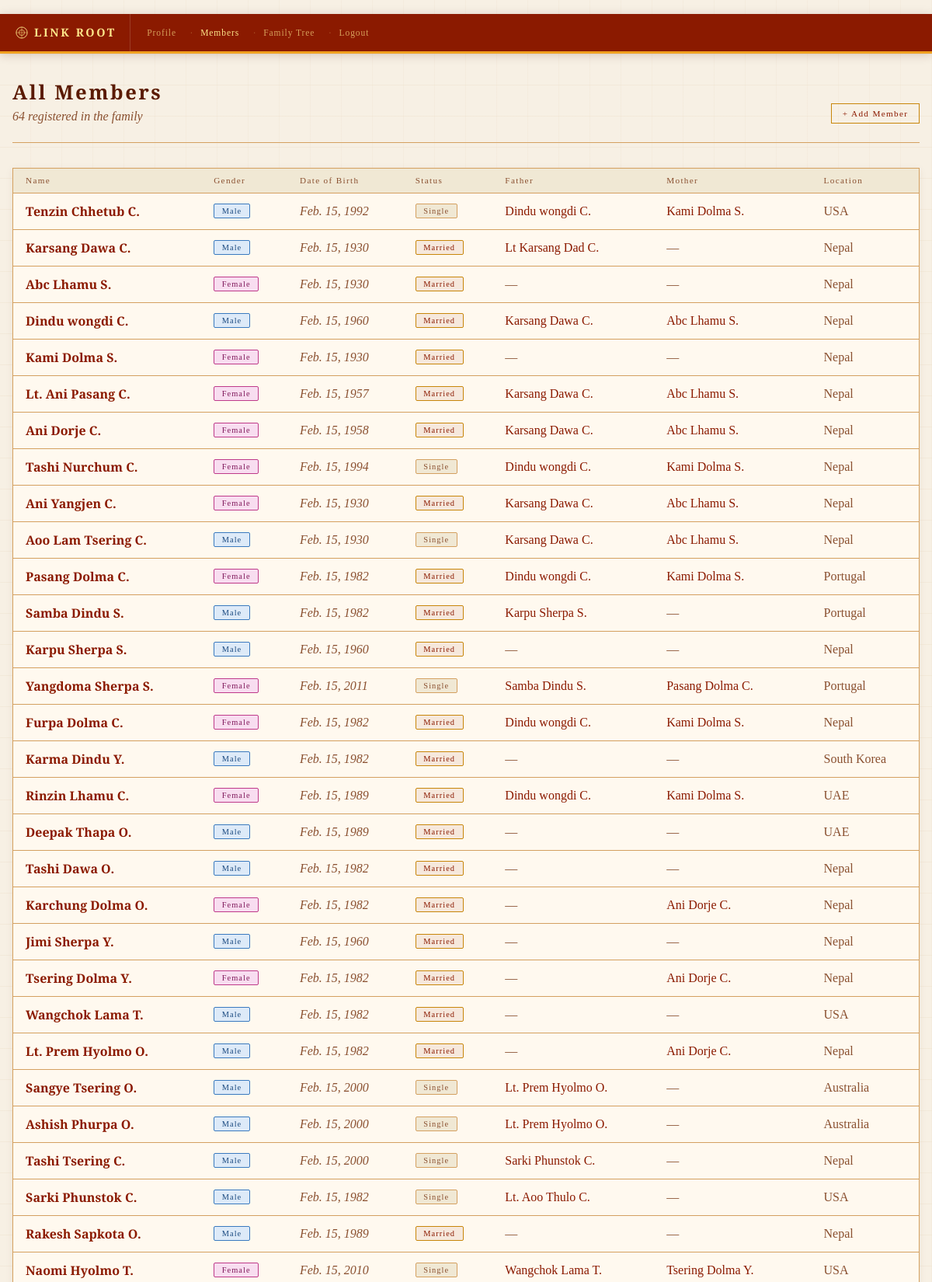
/accounts/family/ (signed in, upper part), run on the app's committed database.
### accounts/models.py (models this page shows, shortened)
class FamilyMember(models.Model):
    user           = models.ForeignKey(User, on_delete=models.CASCADE, null=True, blank=True)
    first_name     = models.CharField(max_length=100)
    middle_name    = models.CharField(max_length=100, blank=True)
    last_name      = models.CharField(max_length=100)
    gender         = models.CharField(max_length=1, choices=GENDER_CHOICES, null=True, blank=True)
    marital_status = models.CharField(max_length=10, choices=MARITAL_STATUS, default='Single')
    date_of_birth  = models.DateField(null=True, blank=True)
    date_of_death  = models.DateField(null=True, blank=True)   # ← new
    address        = models.TextField(blank=True)
    photo          = models.ImageField(upload_to='members/', blank=True, null=True)
    phone          = models.CharField(max_length=30, blank=True)
    facebook       = models.CharField(max_length=200, blank=True)
    instagram      = models.CharField(max_length=200, blank=True)
    father = models.ForeignKey(
        'self', null=True, blank=True,
        on_delete=models.SET_NULL,
        related_name='children_of_father'
    )
    mother = models.ForeignKey(
        'self', null=True, blank=True,
        on_delete=models.SET_NULL,
        related_name='children_of_mother'
    )
    spouse = models.ForeignKey(
        'self', null=True, blank=True,
        on_delete=models.SET_NULL,
        related_name='married_to'
    )
    def __str__(self):
        if self.middle_name:
            return f"{self.first_name} {self.middle_name} {self.last_name[0]}."
        return f"{self.first_name} {self.last_name[0]}."

### accounts/views.py (the view)
# urls.py: path('family/', views.family_list, name='family_list'),
@login_required
def family_list(request):
    members = FamilyMember.objects.all()
    return render(request, 'accounts/family_list.html', {'members': members})

### accounts/templates/accounts/family_list.html (shortened to what this page needs)
﻿{% extends 'accounts/base.html' %}
{% block content %}
<div class="main wide">
  <div class="page-header" style="display:flex; justify-content:space-between; align-items:flex-end; flex-wrap:wrap; gap:0.75rem;">
    <div>
      <div class="page-title">All Members</div>
      <div class="page-subtitle" id="member-count">{{ members|length }} registered in the family</div>
    </div>
    <a href="{% url 'add_member' %}" class="btn btn-sm">+ Add Member</a>
  </div>
  {% if members %}
  <div class="card" style="padding:0; overflow:hidden;">
    <div class="table-scroll">
      <table class="data-table" id="members-table">
        <thead>
          <tr>
            <th style="cursor:pointer; user-select:none;" onclick="sortTable('name')">Name </th>
            <th style="cursor:pointer; user-select:none;" onclick="sortTable('gender')">Gender </th>
            <th style="cursor:pointer; user-select:none;" onclick="sortTable('dob')">Date of Birth </th>
            <th>Status</th>
            <th>Father</th>
            <th>Mother</th>
            <th style="cursor:pointer; user-select:none;" onclick="sortTable('location')">Location </th>
          </tr>
        </thead>
        <tbody id="table-body">
          {% for member in members %}
          <tr data-name="{{ member.first_name }} {{ member.last_name }}"
              data-gender="{{ member.gender }}"
              data-dob="{{ member.date_of_birth|date:'Y-m-d' }}"
              data-lastname="{{ member.last_name }}"
              data-location="{{ member.address }}">
            <td><a href="{% url 'family_detail' member.pk %}" class="text-link" style="font-weight:600;">{{ member }}</a></td>
            <td>
              {% if member.gender == 'M' %}<span class="badge badge-male">Male</span>
              {% elif member.gender == 'F' %}<span class="badge badge-female">Female</span>
              {% else %}<span style="color:var(--text-dim);">—</span>{% endif %}
            </td>
            <td style="color:var(--text-dim); font-style:italic;">{{ member.date_of_birth|default:"—" }}</td>
            <td>
              {% if member.marital_status == 'Married' %}<span class="badge badge-married">Married</span>
              {% else %}<span class="badge badge-single">Single</span>{% endif %}
            </td>
            <td>
              {% if member.father %}<a href="{% url 'family_detail' member.father.pk %}" class="text-link">{{ member.father }}</a>
              {% else %}<span style="color:var(--text-dim);">—</span>{% endif %}
            </td>
            <td>
              {% if member.mother %}<a href="{% url 'family_detail' member.mother.pk %}" class="text-link">{{ member.mother }}</a>
              {% else %}<span style="color:var(--text-dim);">—</span>{% endif %}
            </td>
            <td style="color:var(--text-dim);">{{ member.address|default:"—" }}</td>
          </tr>
          {% endfor %}
        </tbody>
      </table>
    </div>
  </div>
  {% endif %}
</div>
{% endblock %}

### accounts/templates/accounts/base.html (style rules this page uses)
:root { --bg: #f7f0e4; --surface: #fff9ef; --surface2: #f0e8d4; --border: #d4a060; --gold: #8B1a00; --gold-light: #5a1a00; --gold-dim: #c8860a; --text: #2a1a0a; --text-dim: #8a5030; --male: #ddeaf8; --male-border: #3a7abf; --female: #f8ddf0; --female-border:#bf3a8a; --error: #bf3a3a; }
* { box-sizing: border-box; margin: 0; padding: 0; }
body { background: var(--bg); color: var(--text); font-family: 'Crimson Text', Georgia, serif; min-height: 100vh; }
body::before { content: ''; position: fixed; inset: 0; background-image: repeating-linear-gradient(0deg, transparent, transparent 39px, rgba(180,140,60,0.06) 39px, rgba(180,140,60,0.06) 40px), repeating-linear-gradient(90deg, transparent, transparent 39px, rgba(180,140,60,0.04) 39px, rgba(180,140,60,0.04) 40px); pointer-events: none; z-index: 0; }
.main { position: relative; z-index: 1; max-width: 960px; margin: 0 auto; padding: 2rem 1rem; }
.main.wide { max-width: 1200px; }
.page-header { margin-bottom: 2rem; padding-bottom: 1.5rem; border-bottom: 1px solid var(--border); }
.page-title { font-family: 'Cinzel', serif; font-size: clamp(1.2rem, 5vw, 1.6rem); font-weight: 600; color: var(--gold-light); letter-spacing: 0.1em; }
.page-subtitle { color: var(--text-dim); font-style: italic; font-size: 1rem; margin-top: 0.3rem; }
.card { background: var(--surface); border: 1px solid var(--border); padding: 1.75rem; margin-bottom: 1.25rem; position: relative; box-shadow: 0 2px 10px rgba(100,50,0,0.07); }
.table-scroll { overflow-x: auto; -webkit-overflow-scrolling: touch; }
.data-table { width: 100%; min-width: 600px; border-collapse: collapse; font-size: 1rem; }
.data-table th { font-family: 'Cinzel', serif; font-size: 0.7rem; letter-spacing: 0.12em; color: var(--text-dim); text-align: left; padding: 0.6rem 1rem; border-bottom: 1px solid var(--border); font-weight: 400; white-space: nowrap; background: var(--surface2); }
.data-table td { padding: 0.75rem 1rem; border-bottom: 1px solid var(--border); color: var(--text); vertical-align: middle; white-space: nowrap; }
a.text-link { color: var(--gold); text-decoration: none; transition: color 0.2s; }
.badge { display: inline-block; padding: 0.2rem 0.6rem; font-family: 'Cinzel', serif; font-size: 0.65rem; letter-spacing: 0.1em; border-radius: 2px; }
.badge-male { background: var(--male); border: 1px solid var(--male-border); color: #1a4a80; }
.badge-female { background: var(--female); border: 1px solid var(--female-border); color: #80185a; }
.badge-married { background: rgba(139,26,0,0.08); border: 1px solid var(--gold-dim); color: var(--gold); }
.badge-single { background: var(--surface2); border: 1px solid var(--border); color: var(--text-dim); }
.btn { background: transparent; border: 1px solid var(--gold-dim); color: var(--gold); padding: 0.65rem 1.4rem; font-family: 'Cinzel', serif; font-size: 0.8rem; letter-spacing: 0.12em; cursor: pointer; transition: all 0.2s; text-decoration: none; display: inline-block; }
.btn-sm { padding: 0.35rem 0.85rem; font-size: 0.7rem; }

### data on the page
FamilyMember: middle_name+first_name+last_name "Tenzin Chhetub C.", gender "Male", date_of_birth "Feb. 15, 1992", marital_status "Single", father "Dindu wongdi C.", mother "Kami Dolma S.", address "USA"
FamilyMember: middle_name+first_name+last_name "Karsang Dawa C.", gender "Male", date_of_birth "Feb. 15, 1930", marital_status "Married", father "Lt Karsang Dad C.", address "Nepal"
FamilyMember: middle_name+first_name+last_name "Abc Lhamu S.", gender "Female", date_of_birth "Feb. 15, 1930", marital_status "Married", address "Nepal"
FamilyMember: middle_name+first_name+last_name "Dindu wongdi C.", gender "Male", date_of_birth "Feb. 15, 1960", marital_status "Married", father "Karsang Dawa C.", mother "Abc Lhamu S.", address "Nepal"
FamilyMember: middle_name+first_name+last_name "Kami Dolma S.", gender "Female", date_of_birth "Feb. 15, 1930", marital_status "Married", address "Nepal"
FamilyMember: middle_name+first_name+last_name "Lt. Ani Pasang C.", gender "Female", date_of_birth "Feb. 15, 1957", marital_status "Married", father "Karsang Dawa C.", mother "Abc Lhamu S.", address "Nepal"
FamilyMember: middle_name+first_name+last_name "Ani Dorje C.", gender "Female", date_of_birth "Feb. 15, 1958", marital_status "Married", father "Karsang Dawa C.", mother "Abc Lhamu S.", address "Nepal"
FamilyMember: middle_name+first_name+last_name "Tashi Nurchum C.", gender "Female", date_of_birth "Feb. 15, 1994", marital_status "Single", father "Dindu wongdi C.", mother "Kami Dolma S.", address "Nepal"
FamilyMember: middle_name+first_name+last_name "Ani Yangjen C.", gender "Female", date_of_birth "Feb. 15, 1930", marital_status "Married", father "Karsang Dawa C.", mother "Abc Lhamu S.", address "Nepal"
FamilyMember: middle_name+first_name+last_name "Aoo Lam Tsering C.", gender "Male", date_of_birth "Feb. 15, 1930", marital_status "Single", father "Karsang Dawa C.", mother "Abc Lhamu S.", address "Nepal"
FamilyMember: middle_name+first_name+last_name "Pasang Dolma C.", gender "Female", date_of_birth "Feb. 15, 1982", marital_status "Married", father "Dindu wongdi C.", mother "Kami Dolma S.", address "Portugal"
FamilyMember: middle_name+first_name+last_name "Samba Dindu S.", gender "Male", date_of_birth "Feb. 15, 1982", marital_status "Married", father "Karpu Sherpa S.", address "Portugal"
FamilyMember: middle_name+first_name+last_name "Karpu Sherpa S.", gender "Male", date_of_birth "Feb. 15, 1960", marital_status "Married", address "Nepal"
FamilyMember: middle_name+first_name+last_name "Yangdoma Sherpa S.", gender "Female", date_of_birth "Feb. 15, 2011", marital_status "Single", father "Samba Dindu S.", mother "Pasang Dolma C.", address "Portugal"
FamilyMember: middle_name+first_name+last_name "Furpa Dolma C.", gender "Female", date_of_birth "Feb. 15, 1982", marital_status "Married", father "Dindu wongdi C.", mother "Kami Dolma S.", address "Nepal"
FamilyMember: middle_name+first_name+last_name "Karma Dindu Y.", gender "Male", date_of_birth "Feb. 15, 1982", marital_status "Married", address "South Korea"
FamilyMember: middle_name+first_name+last_name "Rinzin Lhamu C.", gender "Female", date_of_birth "Feb. 15, 1989", marital_status "Married", father "Dindu wongdi C.", mother "Kami Dolma S.", address "UAE"
FamilyMember: middle_name+first_name+last_name "Deepak Thapa O.", gender "Male", date_of_birth "Feb. 15, 1989", marital_status "Married", address "UAE"
FamilyMember: middle_name+first_name+last_name "Tashi Dawa O.", gender "Male", date_of_birth "Feb. 15, 1982", marital_status "Married", address "Nepal"
FamilyMember: middle_name+first_name+last_name "Karchung Dolma O.", gender "Female", date_of_birth "Feb. 15, 1982", marital_status "Married", mother "Ani Dorje C.", address "Nepal"
FamilyMember: middle_name+first_name+last_name "Jimi Sherpa Y.", gender "Male", date_of_birth "Feb. 15, 1960", marital_status "Married", address "Nepal"
FamilyMember: middle_name+first_name+last_name "Tsering Dolma Y.", gender "Female", date_of_birth "Feb. 15, 1982", marital_status "Married", mother "Ani Dorje C.", address "Nepal"
FamilyMember: middle_name+first_name+last_name "Wangchok Lama T.", gender "Male", date_of_birth "Feb. 15, 1982", marital_status "Married", address "USA"
FamilyMember: middle_name+first_name+last_name "Lt. Prem Hyolmo O.", gender "Male", date_of_birth "Feb. 15, 1982", marital_status "Married", mother "Ani Dorje C.", address "Nepal"
FamilyMember: middle_name+first_name+last_name "Sangye Tsering O.", gender "Male", date_of_birth "Feb. 15, 2000", marital_status "Single", father "Lt. Prem Hyolmo O.", address "Australia"
FamilyMember: middle_name+first_name+last_name "Ashish Phurpa O.", gender "Male", date_of_birth "Feb. 15, 2000", marital_status "Single", father "Lt. Prem Hyolmo O.", address "Australia"
FamilyMember: middle_name+first_name+last_name "Tashi Tsering C.", gender "Male", date_of_birth "Feb. 15, 2000", marital_status "Single", father "Sarki Phunstok C.", address "Nepal"
FamilyMember: middle_name+first_name+last_name "Sarki Phunstok C.", gender "Male", date_of_birth "Feb. 15, 1982", marital_status "Single", father "Lt. Aoo Thulo C.", address "USA"
FamilyMember: middle_name+first_name+last_name "Rakesh Sapkota O.", gender "Male", date_of_birth "Feb. 15, 1989", marital_status "Married", address "Nepal"
FamilyMember: middle_name+first_name+last_name "Naomi Hyolmo T.", gender "Female", date_of_birth "Feb. 15, 2010", marital_status "Single", father "Wangchok Lama T.", mother "Tsering Dolma Y.", address "USA"

### other printed values
{{ members|length }} "64"
